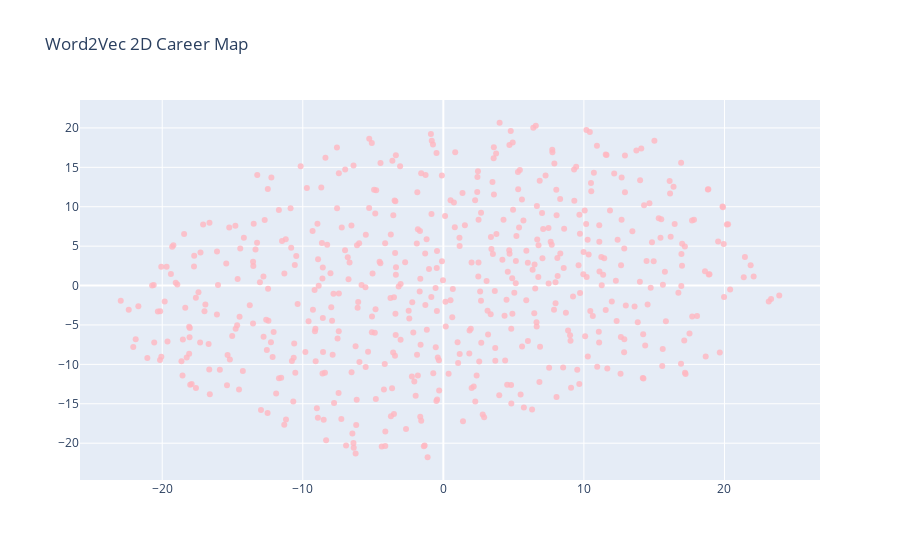

Write notebook code for a chart like this one.
### Code cell
import plotly.graph_objects as go
# Display data
fig = go.Figure()

fig.add_trace(go.Scatter(
    x=w2v_visual[:,0], y=w2v_visual[:,1],
    text=train['posTitle'], # ! LABELS ARE WRONG
    mode='markers',
    marker_color='rgba(255, 182, 193, .8)'
))
fig.update_layout(title='Word2Vec 2D Career Map')

### Figure 1 — Plotly figure (JSON) as saved in the notebook; plotly's stock layout.template omitted (floating-point values rounded to 4 significant figures; data arrays with more than 128 entries replaced by an {"elided": "..."} marker saying what was removed)
{"data": [{"marker": {"color": "rgba(255, 182, 193, .8)"}, "mode": "markers", "text": {"elided": "538 str values"}, "type": "scatter", "x": {"elided": "538 float values"}, "y": {"elided": "538 float values"}}], "layout": {"title": {"text": "Word2Vec 2D Career Map"}}}
